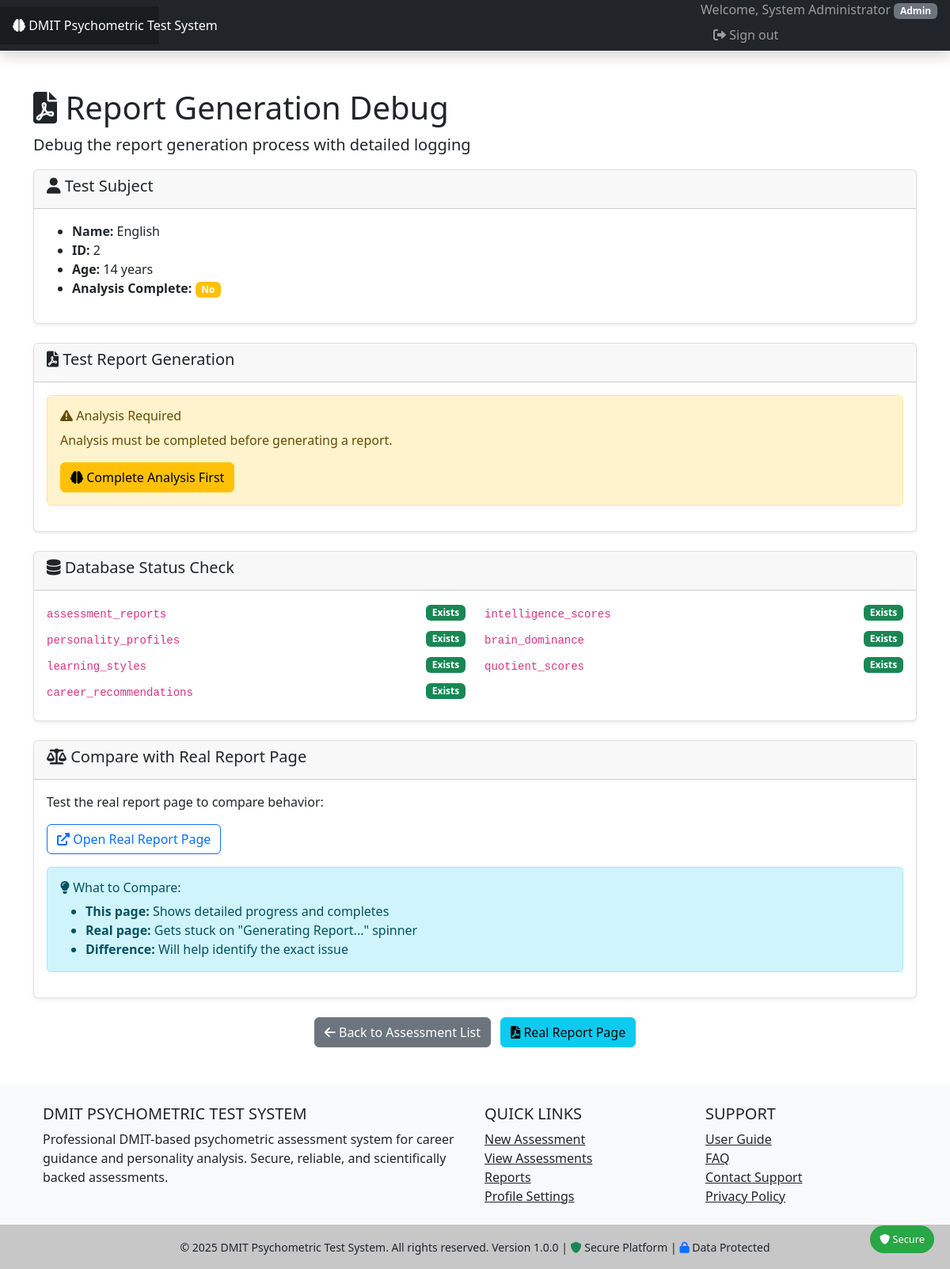
The app's page /report_generation_debug.php (signed in) with its own data.
### tables this page shows
CREATE TABLE `assessment_subjects` (
  `id` int(11) NOT NULL,
  `user_id` int(11) NOT NULL,
  `subject_name` varchar(100) NOT NULL,
  `date_of_birth` date NOT NULL,
  `gender` enum('male','female','other') NOT NULL,
  `age_at_assessment` int(11) NOT NULL,
  `parent_name` varchar(100) DEFAULT NULL,
  `contact_email` varchar(100) DEFAULT NULL,
  `contact_phone` varchar(15) DEFAULT NULL,
  `school_name` varchar(100) DEFAULT NULL,
  `grade_class` varchar(20) DEFAULT NULL,
  `created_at` timestamp NULL DEFAULT current_timestamp(),
  `updated_at` timestamp NULL DEFAULT current_timestamp() ON UPDATE current_timestamp()
);

### includes/functions.php (called while the page is built, shortened)
<?php
function url($path = '') {
    $path = ltrim($path, '/');
    if ($path === 'index.php' || $path === '') {
        return BASE_URL . 'index.php';
    }
    $currentDir = dirname($_SERVER['SCRIPT_NAME']);
    $baseDir = '/DMIT-Psychometric-Test';
    return $path;
}
?>

### report_generation_debug.php (the view, shortened to what this page needs)
<?php
require_once 'config/config.php';
$subjectId = $_GET['id'] ?? 2;
try {
    $database = new Database();
    $conn = $database->getConnection();
    $stmt = $conn->prepare("SELECT * FROM assessment_subjects WHERE id = ?");
    $stmt->execute([$subjectId]);
    $subject = $stmt->fetch();
    $stmt = $conn->prepare("SELECT COUNT(*) FROM intelligence_scores WHERE subject_id = ?");
    $stmt->execute([$subjectId]);
    $analysisComplete = $stmt->fetchColumn() > 0;
} catch (Exception $e) {
    debugLog("Error loading subject: " . $e->getMessage());
    redirect('assessments/list.php', 'Error loading assessment subject.', 'error');
}
?>
<!DOCTYPE html>
<html lang="en">
<head>
    <link href="https://cdn.jsdelivr.net/npm/bootstrap@5.3.0/dist/css/bootstrap.min.css" rel="stylesheet">
    <link href="https://cdnjs.cloudflare.com/ajax/libs/font-awesome/6.0.0/css/all.min.css" rel="stylesheet">
</head>
<body>
    <?php include 'includes/header.php'; ?>
    <div class="container my-5">
        <h1><i class="fas fa-file-pdf"></i> Report Generation Debug</h1>
        <p class="lead">Debug the report generation process with detailed logging</p>
        <div class="card mb-4">
            <div class="card-header">
                <h5><i class="fas fa-user"></i> Test Subject</h5>
            </div>
            <div class="card-body">
                <ul>
                    <li><strong>Name:</strong> <?php echo htmlspecialchars($subject['subject_name']); ?></li>
                    <li><strong>ID:</strong> <?php echo $subject['id']; ?></li>
                    <li><strong>Age:</strong> <?php echo $subject['age_at_assessment']; ?> years</li>
                    <li><strong>Analysis Complete:</strong>
                        <span class="badge bg-<?php echo $analysisComplete ? 'success' : 'warning'; ?>">
                            <?php echo $analysisComplete ? 'Yes' : 'No'; ?>
                        </span>
                    </li>
                </ul>
            </div>
        </div>
        <div class="card mb-4">
            <div class="card-header">
                <h5><i class="fas fa-file-pdf"></i> Test Report Generation</h5>
            </div>
            <div class="card-body">
                <?php if ($analysisComplete): ?>
                <div class="alert alert-info">
                    <h6><i class="fas fa-info-circle"></i> This is a debug version of report generation</h6>
                    <p class="mb-0">It will show detailed step-by-step progress instead of redirecting, so we can see exactly what happens.</p>
                </div>
                <form method="POST">
                    <input type="hidden" name="csrf_token" value="<?php echo Security::generateCSRFToken(); ?>">
                    <div class="mb-3">
                        <label for="report_type" class="form-label">Report Type</label>
                        <select class="form-select" id="report_type" name="report_type">
                            <option value="basic">Basic Report</option>
                            <option value="standard" selected>Standard Report</option>
                            <option value="premium">Premium Report</option>
                        </select>
                    </div>
                    <button type="submit" name="generate_report" class="btn btn-primary btn-lg">
                        <i class="fas fa-file-pdf"></i> Test Report Generation
                    </button>
                </form>
                <div class="mt-3">
                    <small class="text-muted">
                        <i class="fas fa-info-circle"></i>
                        This will show step-by-step progress instead of hanging on "Generating Report..."
                    </small>
                </div>
                <?php else: ?>
                <div class="alert alert-warning">
                    <h6><i class="fas fa-exclamation-triangle"></i> Analysis Required</h6>
                    <p>Analysis must be completed before generating a report.</p>
                    <a href="<?php echo url('assessments/analysis.php?id=' . $subjectId); ?>" class="btn btn-warning">
                        <i class="fas fa-brain"></i> Complete Analysis First
                    </a>
                </div>
                <?php endif; ?>
            </div>
        </div>
        <div class="card mb-4">
            <div class="card-header">
                <h5><i class="fas fa-database"></i> Database Status Check</h5>
            </div>
            <div class="card-body">
                <?php
                $requiredTables = ['assessment_reports', 'intelligence_scores', 'personality_profiles', 'brain_dominance', 'learning_styles', 'quotient_scores', 'career_recommendations'];
                $tableStatus = [];
                foreach ($requiredTables as $table) {
                    try {
                        $stmt = $conn->query("SHOW TABLES LIKE '$table'");
                        $tableStatus[$table] = $stmt->rowCount() > 0;
                    } catch (Exception $e) {
                        $tableStatus[$table] = false;
                    }
                }
                ?>
                <div class="row">
                    <?php foreach ($tableStatus as $table => $exists): ?>
                    <div class="col-md-6 mb-2">
                        <div class="d-flex justify-content-between align-items-center">
                            <span><code><?php echo $table; ?></code></span>
                            <span class="badge bg-<?php echo $exists ? 'success' : 'danger'; ?>">
                                <?php echo $exists ? 'Exists' : 'Missing'; ?>
                            </span>
                        </div>
                    </div>
                    <?php endforeach; ?>
                </div>
            </div>
        </div>
        <div class="card mb-4">
            <div class="card-header">
                <h5><i class="fas fa-balance-scale"></i> Compare with Real Report Page</h5>
            </div>
            <div class="card-body">
                <p>Test the real report page to compare behavior:</p>
                <a href="<?php echo url('assessments/report.php?id=' . $subjectId); ?>" class="btn btn-outline-primary" target="_blank">
                    <i class="fas fa-external-link-alt"></i> Open Real Report Page
                </a>
                <div class="alert alert-info mt-3">
                    <h6><i class="fas fa-lightbulb"></i> What to Compare:</h6>
                    <ul class="mb-0">
                        <li><strong>This page:</strong> Shows detailed progress and completes</li>
                        <li><strong>Real page:</strong> Gets stuck on "Generating Report..." spinner</li>
                        <li><strong>Difference:</strong> Will help identify the exact issue</li>
                    </ul>
                </div>
            </div>
        </div>
        <div class="text-center">
            <a href="<?php echo url('assessments/list.php'); ?>" class="btn btn-secondary">
                <i class="fas fa-arrow-left"></i> Back to Assessment List
            </a>
            <a href="<?php echo url('assessments/report.php?id=' . $subjectId); ?>" class="btn btn-info ms-2">
                <i class="fas fa-file-pdf"></i> Real Report Page
            </a>
        </div>
    </div>
    <?php include 'includes/footer.php'; ?>
</body>
</html>

### includes/header.php (style rules this page uses)
.card { box-shadow: 0 0.125rem 0.25rem rgba(0, 0, 0, 0.075); border: 1px solid rgba(0, 0, 0, 0.125); }
.alert { border-radius: 0.375rem; }

### records on screen
assessment_subjects: subject_name "English", id "2", age_at_assessment "14"

### other values on screen
APP_NAME "DMIT Psychometric Test System"
$_SESSION['user_name'] "System Administrator"
$_SESSION['user_role'] "Admin"
$table "assessment_reports"
$table "intelligence_scores"
$table "personality_profiles"
$table "brain_dominance"
$table "learning_styles"
$table "quotient_scores"
$table "career_recommendations"
APP_NAME "DMIT PSYCHOMETRIC TEST SYSTEM"
APP_VERSION "1.0.0"
